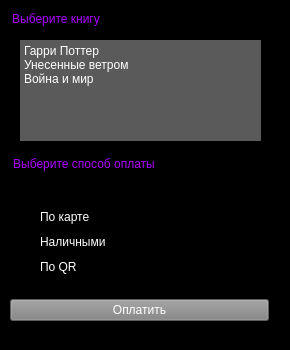
<?xml version="1.0" encoding="UTF-8"?>
<ui version="4.0">
 <class>MainWindow</class>
 <widget class="QMainWindow" name="MainWindow">
  <property name="geometry">
   <rect>
    <x>0</x>
    <y>0</y>
    <width>290</width>
    <height>350</height>
   </rect>
  </property>
  <property name="sizePolicy">
   <sizepolicy hsizetype="Fixed" vsizetype="Fixed">
    <horstretch>0</horstretch>
    <verstretch>0</verstretch>
   </sizepolicy>
  </property>
  <property name="maximumSize">
   <size>
    <width>290</width>
    <height>350</height>
   </size>
  </property>
  <property name="windowTitle">
   <string>MainWindow</string>
  </property>
  <property name="styleSheet">
   <string notr="true">background-color: rgb(0, 0, 0);</string>
  </property>
  <widget class="QWidget" name="centralwidget">
   <property name="sizePolicy">
    <sizepolicy hsizetype="Fixed" vsizetype="Fixed">
     <horstretch>0</horstretch>
     <verstretch>0</verstretch>
    </sizepolicy>
   </property>
   <property name="maximumSize">
    <size>
     <width>280</width>
     <height>16777215</height>
    </size>
   </property>
   <widget class="QWidget" name="">
    <property name="geometry">
     <rect>
      <x>40</x>
      <y>60</y>
      <width>2</width>
      <height>2</height>
     </rect>
    </property>
    <layout class="QVBoxLayout" name="verticalLayout"/>
   </widget>
   <widget class="QWidget" name="">
    <property name="geometry">
     <rect>
      <x>10</x>
      <y>10</y>
      <width>259</width>
      <height>311</height>
     </rect>
    </property>
    <layout class="QVBoxLayout" name="verticalLayout_2">
     <item>
      <widget class="QGroupBox" name="groupBox_2">
       <property name="styleSheet">
        <string notr="true">color: rgb(170, 0, 255);
border-color: rgb(130, 130, 130);
font: 700 14pt &quot;Segoe UI&quot;;
background-color: rgb(0, 0, 0);
border: transparent;</string>
       </property>
       <property name="title">
        <string>Выберите книгу</string>
       </property>
       <widget class="QTextEdit" name="textEdit">
        <property name="geometry">
         <rect>
          <x>10</x>
          <y>30</y>
          <width>241</width>
          <height>101</height>
         </rect>
        </property>
        <property name="styleSheet">
         <string notr="true">color: rgb(255, 255, 255);
background-color: rgb(90, 90, 90);</string>
        </property>
        <property name="html">
         <string>&lt;!DOCTYPE HTML PUBLIC &quot;-//W3C//DTD HTML 4.0//EN&quot; &quot;http://www.w3.org/TR/REC-html40/strict.dtd&quot;&gt;
&lt;html&gt;&lt;head&gt;&lt;meta name=&quot;qrichtext&quot; content=&quot;1&quot; /&gt;&lt;meta charset=&quot;utf-8&quot; /&gt;&lt;style type=&quot;text/css&quot;&gt;
p, li { white-space: pre-wrap; }
hr { height: 1px; border-width: 0; }
li.unchecked::marker { content: &quot;\2610&quot;; }
li.checked::marker { content: &quot;\2612&quot;; }
&lt;/style&gt;&lt;/head&gt;&lt;body style=&quot; font-family:'Segoe UI'; font-size:14pt; font-weight:700; font-style:normal;&quot;&gt;
&lt;p style=&quot; margin-top:0px; margin-bottom:0px; margin-left:0px; margin-right:0px; -qt-block-indent:0; text-indent:0px;&quot;&gt;&lt;span style=&quot; font-size:9pt; font-weight:400;&quot;&gt;Гарри Поттер&lt;/span&gt;&lt;/p&gt;
&lt;p style=&quot; margin-top:0px; margin-bottom:0px; margin-left:0px; margin-right:0px; -qt-block-indent:0; text-indent:0px;&quot;&gt;&lt;span style=&quot; font-size:9pt; font-weight:400;&quot;&gt;Унесенные ветром&lt;/span&gt;&lt;/p&gt;
&lt;p style=&quot; margin-top:0px; margin-bottom:0px; margin-left:0px; margin-right:0px; -qt-block-indent:0; text-indent:0px;&quot;&gt;&lt;span style=&quot; font-size:9pt; font-weight:400;&quot;&gt;Война и мир&lt;/span&gt;&lt;/p&gt;&lt;/body&gt;&lt;/html&gt;</string>
        </property>
       </widget>
      </widget>
     </item>
     <item>
      <widget class="QGroupBox" name="groupBox">
       <property name="styleSheet">
        <string notr="true">color: rgb(170, 0, 255);
border-color: rgb(130, 130, 130);
font: 700 14pt &quot;Segoe UI&quot;;
background-color: rgb(0, 0, 0);
border: transparent;</string>
       </property>
       <property name="title">
        <string>Выберите способ оплаты</string>
       </property>
       <widget class="QWidget" name="">
        <property name="geometry">
         <rect>
          <x>10</x>
          <y>50</y>
          <width>91</width>
          <height>74</height>
         </rect>
        </property>
        <layout class="QVBoxLayout" name="verticalLayout_3">
         <item>
          <widget class="QRadioButton" name="radioButton">
           <property name="styleSheet">
            <string notr="true">color: rgb(255, 255, 255);
background-color: rgb(0, 0, 0);
font: 9pt &quot;Segoe UI&quot;;</string>
           </property>
           <property name="text">
            <string>По карте</string>
           </property>
          </widget>
         </item>
         <item>
          <widget class="QRadioButton" name="radioButton_3">
           <property name="styleSheet">
            <string notr="true">color: rgb(255, 255, 255);
background-color: rgb(0, 0, 0);
font: 9pt &quot;Segoe UI&quot;;</string>
           </property>
           <property name="text">
            <string>Наличными</string>
           </property>
          </widget>
         </item>
         <item>
          <widget class="QRadioButton" name="radioButton_2">
           <property name="styleSheet">
            <string notr="true">color: rgb(255, 255, 255);
background-color: rgb(0, 0, 0);
font: 9pt &quot;Segoe UI&quot;;</string>
           </property>
           <property name="text">
            <string>По QR</string>
           </property>
          </widget>
         </item>
        </layout>
       </widget>
      </widget>
     </item>
     <item>
      <widget class="QPushButton" name="pushButton">
       <property name="styleSheet">
        <string notr="true">color: rgb(255, 255, 255);
background-color: rgb(130, 130, 130);</string>
       </property>
       <property name="text">
        <string>Оплатить</string>
       </property>
       <property name="checkable">
        <bool>true</bool>
       </property>
       <property name="checked">
        <bool>false</bool>
       </property>
      </widget>
     </item>
    </layout>
   </widget>
  </widget>
  <widget class="QStatusBar" name="statusbar"/>
 </widget>
 <resources/>
 <connections/>
</ui>
